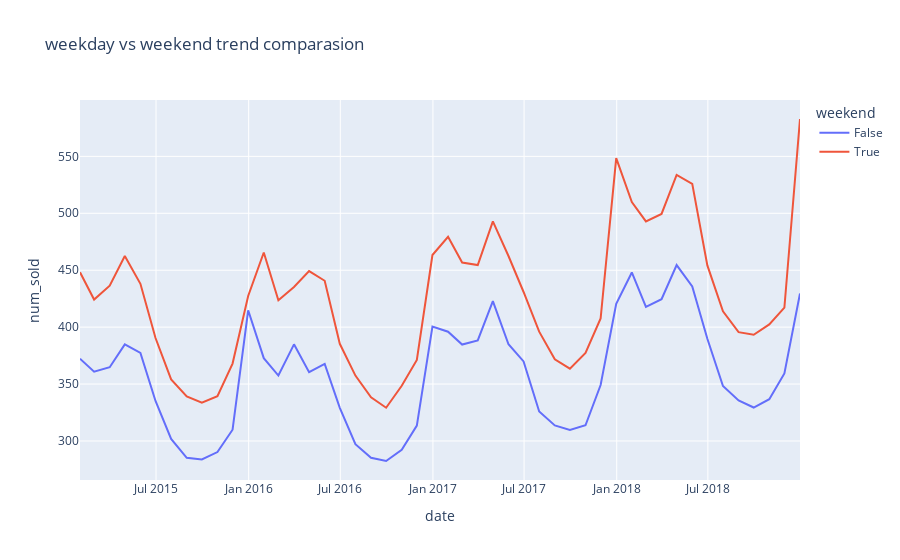

The notebook cell saved with this chart:
### Code cell
# and digging deeper
train['weekend'] = train['dayofweek'].apply(lambda x: x >= 4)
train_weekend = train.set_index('date').groupby([pd.Grouper(freq='M'),'weekend'])[['num_sold']].mean().reset_index()
a = px.line(data_frame=train_weekend,x='date',y='num_sold',color='weekend',title='weekday vs weekend trend comparasion')
a.show()
